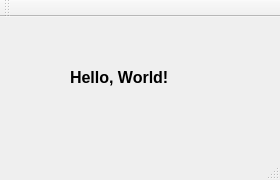
<?xml version="1.0" encoding="UTF-8"?>
<ui version="4.0">
 <class>MainWindow</class>
 <widget class="QMainWindow" name="MainWindow">
  <property name="geometry">
   <rect>
    <x>0</x>
    <y>0</y>
    <width>280</width>
    <height>180</height>
   </rect>
  </property>
  <property name="windowTitle">
   <string>MainWindow</string>
  </property>
  <widget class="QWidget" name="centralWidget">
   <widget class="QLabel" name="label">
    <property name="geometry">
     <rect>
      <x>70</x>
      <y>40</y>
      <width>121</width>
      <height>41</height>
     </rect>
    </property>
    <property name="font">
     <font>
      <pointsize>12</pointsize>
      <weight>75</weight>
      <bold>true</bold>
     </font>
    </property>
    <property name="text">
     <string>Hello, World!</string>
    </property>
   </widget>
  </widget>
  <widget class="QMenuBar" name="menuBar">
   <property name="geometry">
    <rect>
     <x>0</x>
     <y>0</y>
     <width>280</width>
     <height>23</height>
    </rect>
   </property>
  </widget>
  <widget class="QToolBar" name="mainToolBar">
   <attribute name="toolBarArea">
    <enum>TopToolBarArea</enum>
   </attribute>
   <attribute name="toolBarBreak">
    <bool>false</bool>
   </attribute>
  </widget>
  <widget class="QStatusBar" name="statusBar"/>
 </widget>
 <layoutdefault spacing="6" margin="11"/>
 <resources/>
 <connections/>
</ui>
